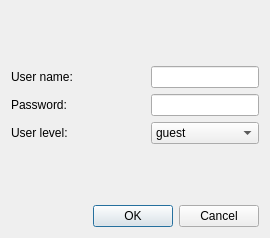
<?xml version="1.0" encoding="UTF-8"?>
<ui version="4.0">
 <class>Dialog</class>
 <widget class="QDialog" name="Dialog">
  <property name="geometry">
   <rect>
    <x>0</x>
    <y>0</y>
    <width>270</width>
    <height>238</height>
   </rect>
  </property>
  <property name="windowTitle">
   <string>Edit User</string>
  </property>
  <layout class="QVBoxLayout" name="verticalLayout">
   <item>
    <spacer name="verticalSpacer">
     <property name="orientation">
      <enum>Qt::Vertical</enum>
     </property>
     <property name="sizeHint" stdset="0">
      <size>
       <width>20</width>
       <height>40</height>
      </size>
     </property>
    </spacer>
   </item>
   <item>
    <layout class="QGridLayout" name="gridLayout">
     <item row="0" column="0">
      <widget class="QLabel" name="labelUserName">
       <property name="text">
        <string>User name:</string>
       </property>
      </widget>
     </item>
     <item row="0" column="1">
      <spacer name="horizontalSpacer">
       <property name="orientation">
        <enum>Qt::Horizontal</enum>
       </property>
       <property name="sizeType">
        <enum>QSizePolicy::Fixed</enum>
       </property>
       <property name="sizeHint" stdset="0">
        <size>
         <width>40</width>
         <height>20</height>
        </size>
       </property>
      </spacer>
     </item>
     <item row="0" column="2">
      <widget class="QLineEdit" name="lineEditUserName">
       <property name="enabled">
        <bool>true</bool>
       </property>
       <property name="echoMode">
        <enum>QLineEdit::Normal</enum>
       </property>
      </widget>
     </item>
     <item row="1" column="0">
      <widget class="QLabel" name="labelUserLevel">
       <property name="text">
        <string>Password:</string>
       </property>
      </widget>
     </item>
     <item row="1" column="1">
      <spacer name="horizontalSpacer_2">
       <property name="orientation">
        <enum>Qt::Horizontal</enum>
       </property>
       <property name="sizeHint" stdset="0">
        <size>
         <width>40</width>
         <height>20</height>
        </size>
       </property>
      </spacer>
     </item>
     <item row="1" column="2">
      <widget class="QLineEdit" name="lineEditPassword">
       <property name="enabled">
        <bool>true</bool>
       </property>
       <property name="echoMode">
        <enum>QLineEdit::Password</enum>
       </property>
      </widget>
     </item>
     <item row="2" column="0">
      <widget class="QLabel" name="labelPassword">
       <property name="text">
        <string>User level:</string>
       </property>
      </widget>
     </item>
     <item row="2" column="1">
      <spacer name="horizontalSpacer_3">
       <property name="orientation">
        <enum>Qt::Horizontal</enum>
       </property>
       <property name="sizeHint" stdset="0">
        <size>
         <width>40</width>
         <height>20</height>
        </size>
       </property>
      </spacer>
     </item>
     <item row="2" column="2">
      <widget class="QComboBox" name="comboBoxUserLevel">
       <property name="enabled">
        <bool>true</bool>
       </property>
       <item>
        <property name="text">
         <string>guest</string>
        </property>
       </item>
       <item>
        <property name="text">
         <string>user</string>
        </property>
       </item>
       <item>
        <property name="text">
         <string>admin</string>
        </property>
       </item>
      </widget>
     </item>
    </layout>
   </item>
   <item>
    <spacer name="verticalSpacer_2">
     <property name="orientation">
      <enum>Qt::Vertical</enum>
     </property>
     <property name="sizeHint" stdset="0">
      <size>
       <width>20</width>
       <height>40</height>
      </size>
     </property>
    </spacer>
   </item>
   <item>
    <widget class="QDialogButtonBox" name="buttonBox">
     <property name="orientation">
      <enum>Qt::Horizontal</enum>
     </property>
     <property name="standardButtons">
      <set>QDialogButtonBox::Cancel|QDialogButtonBox::Ok</set>
     </property>
    </widget>
   </item>
  </layout>
 </widget>
 <resources/>
 <connections>
  <connection>
   <sender>buttonBox</sender>
   <signal>accepted()</signal>
   <receiver>Dialog</receiver>
   <slot>accept()</slot>
   <hints>
    <hint type="sourcelabel">
     <x>248</x>
     <y>254</y>
    </hint>
    <hint type="destinationlabel">
     <x>157</x>
     <y>274</y>
    </hint>
   </hints>
  </connection>
  <connection>
   <sender>buttonBox</sender>
   <signal>rejected()</signal>
   <receiver>Dialog</receiver>
   <slot>reject()</slot>
   <hints>
    <hint type="sourcelabel">
     <x>316</x>
     <y>260</y>
    </hint>
    <hint type="destinationlabel">
     <x>286</x>
     <y>274</y>
    </hint>
   </hints>
  </connection>
 </connections>
</ui>
